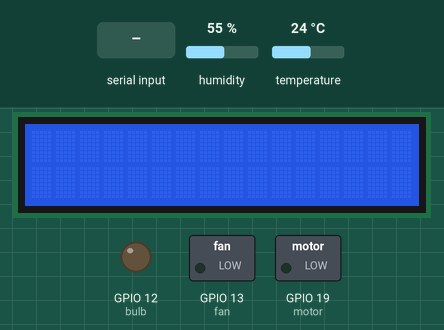
Recording of a sketch running on a simulated ESP32. On the bench: 16×2 character LCD, switched loads named in the sketch (green lamp = pin HIGH), output pins drawn as LEDs (lit = HIGH). The inputs (shaded band) are chosen by the test bench; at power-on: humidity 55 %, temperature 24 °C. Nothing arrives over Bluetooth unless stated; what the sketch prints to the serial monitor is not drawn.

Above: at 1.2 s.
1.3 s: "3\n" received over the second serial link
At 2.6 s:
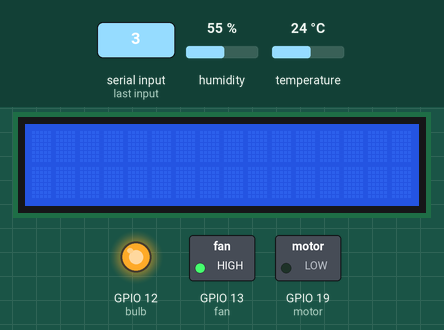
4.0 s: humidity set to 51 %
7.3 s: humidity set to 48 %
At 11.3 s:
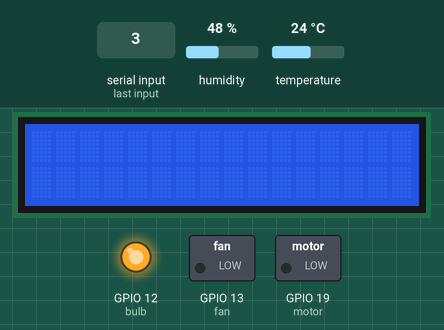
11.6 s: humidity set to 54 %
15.4 s: humidity set to 57 %
At 18.8 s:
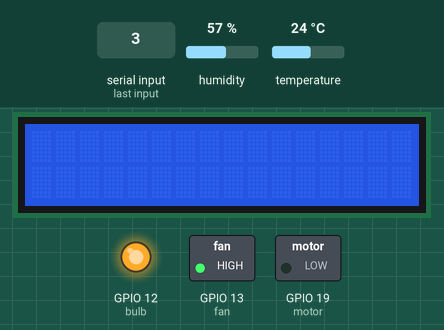
19.7 s: "2\n" received over the second serial link
At 30.9 s:
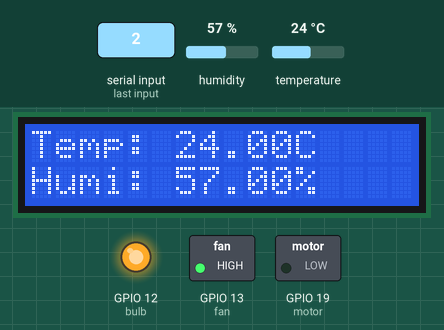
Timing chart, 0 to 31.9 s (numbered marks = the images above; inputs shaded):
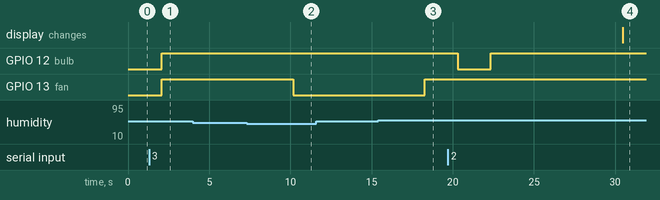

Measured:
- the behaviour switches between 50 and 49 % on humidity (found by bisection; images 1 and 2)
- the behaviour switches between 55 and 56 % on humidity (found by bisection; images 2 and 3)
- after the input at 1.3 s, GPIO 13 (fan): LOW → HIGH after 0.77 s
- after the input at 4.0 s, every drawn part: stays the same
- after the input at 7.3 s, GPIO 13 (fan): HIGH → LOW after 2.9 s
- after the input at 11.6 s, every drawn part: stays the same
- after the input at 15.4 s, GPIO 13 (fan): LOW → HIGH after 2.9 s
- after the input at 19.7 s, GPIO 12 (bulb): HIGH → LOW after 0.60 s, → HIGH 2.0 s later

The sketch:

combine_relay_sensor_bluetooth.ino
```cpp
/*********
  Rui Santos
  Complete project details at https://randomnerdtutorials.com
*********/

// Load libraries
#include "BluetoothSerial.h"
#include "DHT.h"
#define DHTPIN 18     // Digital pin connected to the DHT sensor
#define DHTTYPE DHT22   // DHT 22  (AM2302), AM2321
#include <Wire.h>
#include <LiquidCrystal_I2C.h>
// Connect pin 1 (on the left) of the sensor to +5V
// Connect pin 18 of the sensor to whatever your DHTPIN is
// Connect pin 4 (on the right) of the sensor to GROUND
// Initialize DHT sensor.
DHT dht(DHTPIN, DHTTYPE);
float h;
float t;

// Set the LCD address to 0x27 for a 16 chars and 2 line display
LiquidCrystal_I2C lcd(0x27, 16, 2);

/* Two "independant" timed events */
const long eventTime_1 = 25000; //in ms
const long eventTime_2 = 28800000000 ; //in ms 120000

/* When did they start the race? */
unsigned long previousTime_1 = 0;
unsigned long previousTime_2 = 0;

const int motor = 19;
const int fan = 13;
const int bulb = 12;
long lastMsg = 0;

// Check if Bluetooth configs are enabled
#if !defined(CONFIG_BT_ENABLED) || !defined(CONFIG_BLUEDROID_ENABLED)
#error Bluetooth is not enabled! Please run `make menuconfig` to and enable it
#endif

// Bluetooth Serial object
BluetoothSerial SerialBT;

// Handle received and sent messages
String message = "";
char incomingChar[10];

void setup() {
 pinMode(bulb, OUTPUT);
 pinMode(fan, OUTPUT);
 pinMode(motor, OUTPUT);
 dht.begin();
 Serial.begin(115200);
  // Bluetooth device name
 SerialBT.begin("IoT Automatic Egg Incubator");
 Serial.println("The device started, now you can pair it with bluetooth!");

 lcd.begin(); // sixteen characters across - 2 lines
  lcd.backlight();
}

void getreadings(){
   // Reading temperature or humidity takes about 250 milliseconds!
  // Sensor readings may also be up to 2 seconds 'old' (its a very slow sensor)
   h = dht.readHumidity();
  // Read temperature as Celsius (the default)
   t = dht.readTemperature();

  // Check if any reads failed and exit early (to try again).
  if (isnan(h) || isnan(t)) {
    Serial.println(F("Failed to read from DHT sensor!"));
    return;
  }

  Serial.print(F("Humidity: "));
  Serial.print(h);
  Serial.print(F("%  Temperature: "));
  Serial.print(t);
  Serial.println(F("°C "));

  }

  void bulb_on(){
  digitalWrite(bulb, HIGH);
  }
  void bulb_off(){
  digitalWrite(bulb, LOW);
  }

  void fan_on(){
  digitalWrite(fan, HIGH);
  }
 void fan_off(){
  digitalWrite(fan, LOW);
  }

void turningegg(){
 /* Updates frequently */
  unsigned long currentTime = millis();

  /* This is my event_1 */
  if ( currentTime - previousTime_1 >= eventTime_1) {
    Serial.println("Egg Rotating");
     digitalWrite(motor, LOW);
    /* Update the timing for the next event*/
    previousTime_1 = currentTime;
  }
    /* This is my event_2 */
  else if ( currentTime - previousTime_2 >= eventTime_2) {

    Serial.println("Motor off for 8 hours");
    digitalWrite(motor, HIGH);
    /* Update the timing for the next event*/
    previousTime_2 = currentTime;
  }
}

void loop(){
 getreadings();
  delay(2000);
   turningegg();
  if (t>39)
  {
    bulb_off();
  }
  if (t<37)
  {
    bulb_on();
  }
  if (h>55)
  {
    fan_on();
  }
  if (h<50)
  {
    fan_off();
  }

  long now = millis();
  if (now - lastMsg > 30000) {
    lastMsg = now;
    // Convert the value to a char array
   char TempString[8];
   dtostrf(t, 1, 2, TempString);
    Serial.print("Temperature: ");
    Serial.println(TempString);

    // Convert the value to a char array
      char HumiString[8];
      dtostrf( h, 1, 2, HumiString);
      Serial.print(" Humidity: ");
      Serial.println(HumiString);


      char sensorReading[90];
      String sensorValues = "{\"temperature\": \"" + String(TempString) + "\", \"humidity\" : \"" + String(HumiString) + "\"}";
      sensorValues.toCharArray(sensorReading, (sensorValues.length() + 1));
      SerialBT.println( sensorReading);
      Serial.println(sensorReading);

  lcd.setCursor(0,0);
  lcd.print("Temp: ");
  lcd.print(TempString);
   lcd.print("C");
  // 8th character - 2nd line
   lcd.setCursor(0,1);
   lcd.print("Humi: ");
   lcd.print(HumiString);
   lcd.print("%");
  }

  // Read received messages (LED control command)
  if (SerialBT.available()){
    char incomingChar = SerialBT.read();
    if (incomingChar != '\n'){
      message += String(incomingChar);
    }
    else{
      message = "";
    }
    Serial.println(incomingChar);
  }
  // Check received message and control output accordingly
  if (message =="1"){
    Serial.println("bulb is on");
      bulb_on();
  }
  else if (message =="2"){
     Serial.println("bulb is off");
      bulb_off();
  }
  else if(message == "3"){
      Serial.println("fan is on");
      fan_on();
    }
    else if(message == "4"){
      Serial.println("fan is off");
      fan_off();
    }

  delay(20);
}
```
